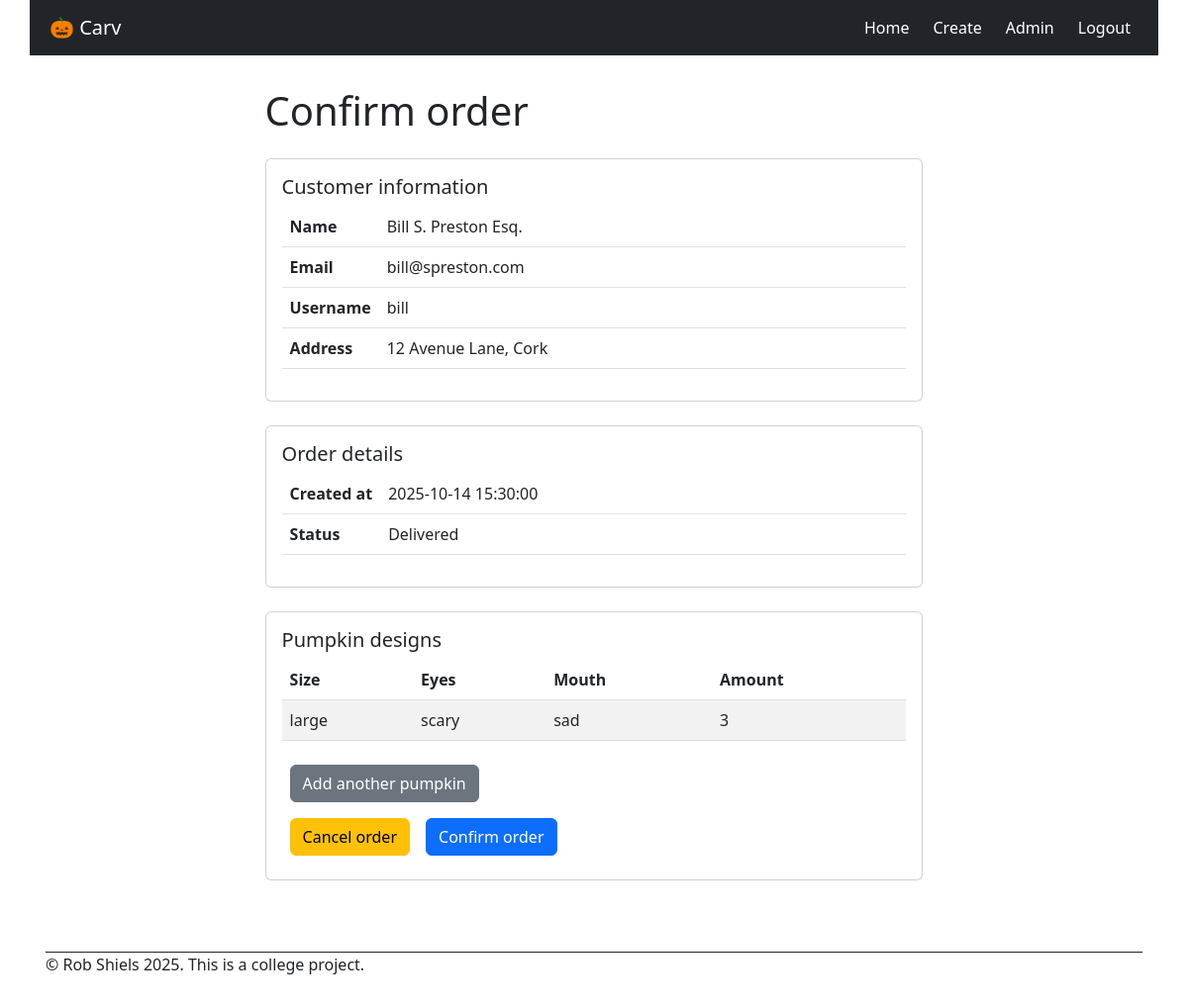
The page /order/1 (signed in) on the database as committed earlier.
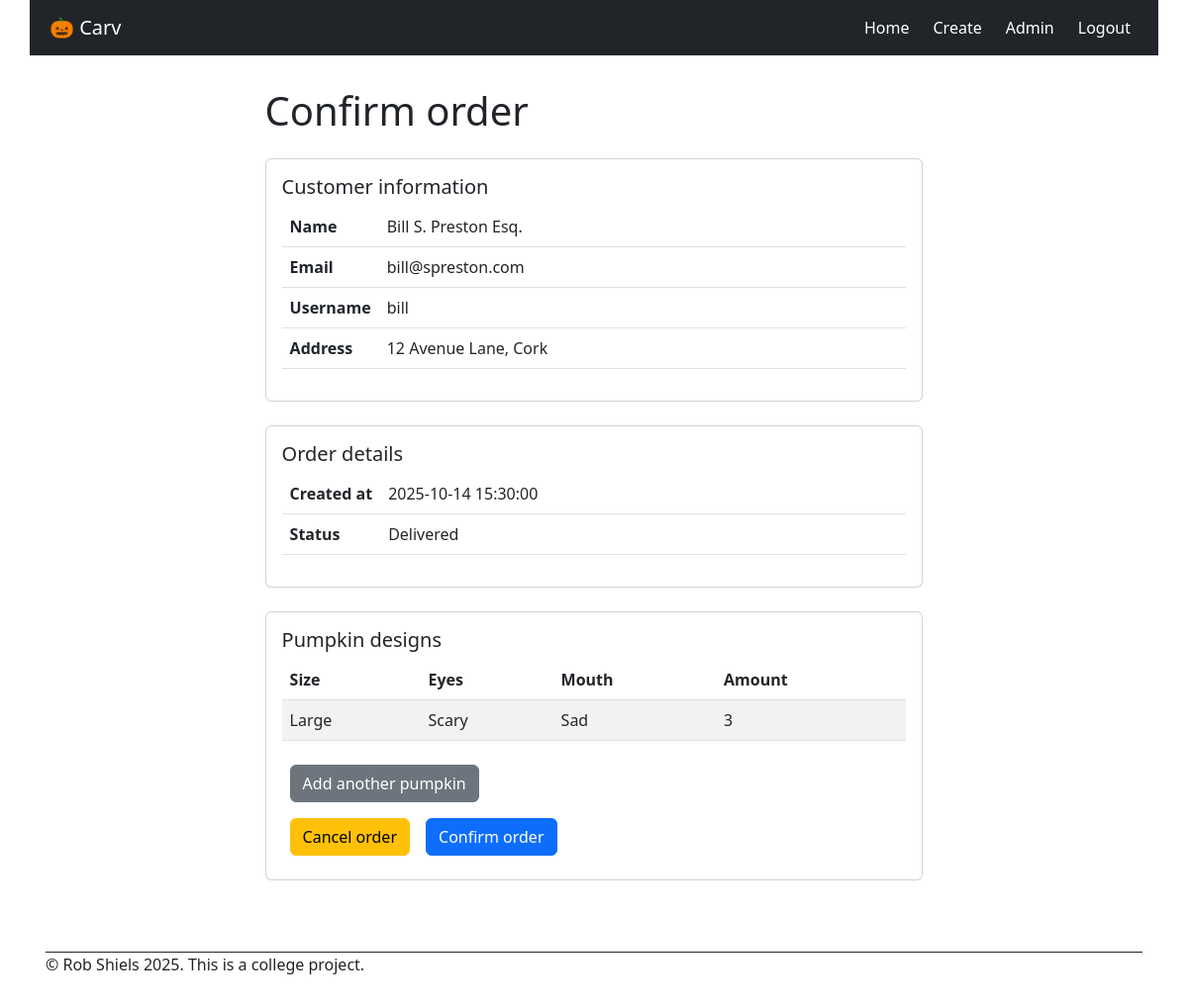
The same page on the database as committed later.
### models.py (models this page shows, shortened)
class PumpkinDesign(db.Model):
    __tablename__ = 'pumpkin_design'
    design_id: Mapped[int] = mapped_column(primary_key=True)
    size: Mapped[str] = mapped_column(nullable=False)
    eyes: Mapped[str] = mapped_column(nullable=False)
    mouth: Mapped[str] = mapped_column(nullable=False)
    amount: Mapped[int] = mapped_column(nullable=False)
    created_at: Mapped[datetime] = mapped_column(nullable=False,  default=lambda: datetime.now(timezone.utc).replace(microsecond=0))
    order_id: Mapped[int] = mapped_column(db.ForeignKey('order.order_id', ondelete='CASCADE'), nullable=False)
    order = db.relationship('Order', back_populates='pumpkins')

### app.py (the view)
@app.route('/order/<int:order_id>', methods=["GET"])
@login_required
def order_submit(order_id):
    order = Order.query.get_or_404(order_id)
    if order.status == "Confirmed":
        return redirect(url_for("my_account")) # This is only relevant if the admin changes the order status before the user has completed their order
    return render_template('order.html', order=order)

### app.py (called while the page is built)
@login_manager.user_loader
def load_user(user_id):
    return User.query.get(int(user_id))

### templates/order.html
{% set title = "Confirm order" %}
{% extends "base.html" %}
{% block main %}
<div class="card mb-4">
    <div class="card-body">
        <h5 class="card-title ">Customer information</h5>
        <table class="table">
            <tbody>
                <tr>
                    <th scope="row" class="hug">Name</th>
                    <td>{{ order.customer.name }}</td>
                </tr>
                <tr>
                    <th scope="row" class="hug">Email</th>
                    <td>{{ order.customer.email }}</td>
                </tr>
                <tr>
                    <th scope="row" class="hug">Username</th>
                    <td>{{ order.customer.username }}</td>
                </tr>
                <tr>
                    <th scope="row" class="hug">Address</th>
                    <td>{{ order.customer.address }}</td>
                </tr>
            </tbody>
        </table>
    </div>
</div>
<div class="card mb-4">
    <div class="card-body">
        <h5 class="card-title">Order details</h5>
        <table class="table">
            <tbody>
                <tr>
                    <th scope="row" class="hug">Created at</th>
                    <td>{{ order.created_at }}</td>
                </tr>
                <tr>
                    <th scope="row" class="hug">Status</th>
                    <td>{{ order.status }}</td>
                </tr>
            </tbody>
        </table>
    </div>
</div>
<div class="card mb-4">
    <div class="card-body">
        <h5 class="card-title ">Pumpkin designs</h5>
        <table class="table table-striped">
            <thead>
                <tr>
                    <th>Size</th>
                    <th>Eyes</th>
                    <th>Mouth</th>
                    <th>Amount</th>
                </tr>
            </thead>
            <tbody>
                {% for pumpkin in order.pumpkins %}
                <tr>
                    <td>{{ pumpkin.size }}</td>
                    <td>{{ pumpkin.eyes }}</td>
                    <td>{{ pumpkin.mouth }}</td>
                    <td>{{ pumpkin.amount }}</td>
                </tr>
                {% endfor %}
            </tbody>
        </table>
        <form id="add-another-pumpkin" action="{{url_for('add_another_pumpkin', order_id=order.order_id)}}"
            method="get">
            <button type="submit" class="btn btn-secondary m-2">Add another pumpkin</button>
        </form>
        <div class="button-group-inline">
            <form id="order-form-cancel" action="{{url_for('delete_order', order_id=order.order_id)}}" method="post">
                <button type="submit" class="btn btn-warning m-2">Cancel order</button>
            </form>
            <form id="order-form-confirm" action="{{url_for('order_action', order_id=order.order_id)}}" method="post">
                <button type="submit" class="btn btn-primary m-2">Confirm order</button>
            </form>
        </div>
    </div>
</div>
{% endblock %}

Rows that differ between the two databases and show on the page:
changed PumpkinDesign: size "large" → "Large"; eyes "scary" → "Scary"; mouth "sad" → "Sad"
